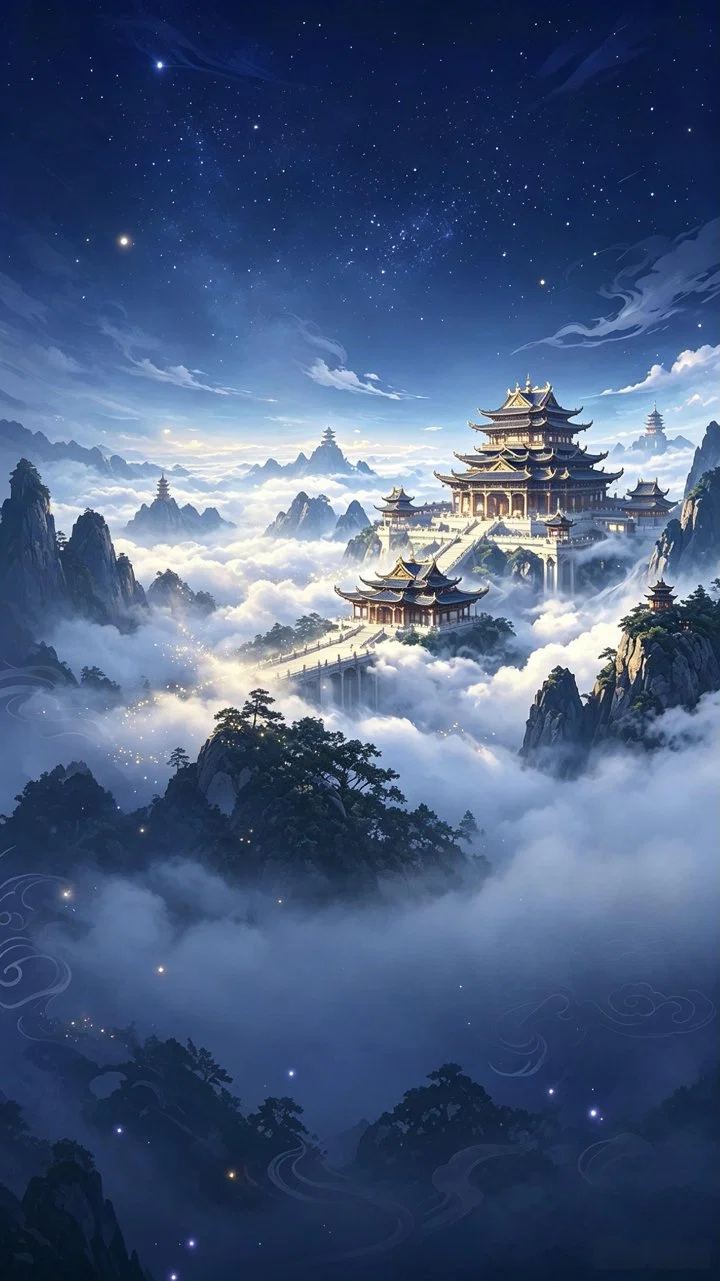
#> input picture assets/background/biejingtu.jpg, 720 x 1281 px
$ python -i inkify_sprite.py   (imports and definitions only)
#> lines starting #> are read from the running program, lines starting #| are printed output that depends on the picture
#> further down, picture is the input picture: PIL image 720x1281 RGB; mean R, G, B 72.4, 91.7, 126.3
"""战斗帧/立绘的水墨化处理（程序化，保持帧对齐）。

原理：不重画结构，只做墨色重映射——把彩色压成五级墨阶（焦/浓/重/淡/清），
保留少量原始色相（石绿、赭石）作为点缀，再叠一层宣纸纤维噪声。
透明通道原样保留，帧边界不动，所以动画不会闪。

用法：
  python3 inkify_sprite.py --src a.png --dst b.png
  python3 inkify_sprite.py --ids nawahuo,linlin --apply
"""
import argparse
import os
import shutil

import numpy as np
from PIL import Image, ImageFilter

GAME = os.path.expanduser("~/Documents/Codex/2026-10-21/n/outputs/recovered-godot-project")

# 五级墨阶：焦、浓、重、淡、清
INK = np.array([
    [28, 26, 24],
    [72, 66, 58],
    [116, 106, 94],
    [166, 154, 140],
    [212, 202, 186],
], dtype=np.float32)


def inkify(im, keep_color=0.30, posterize=True, paper=5.0):
#> called with keep_color = 0.3, posterize = True, paper = 5
    im = im.convert("RGBA")
    arr = np.asarray(im).astype(np.float32)
    rgb, alpha = arr[..., :3], arr[..., 3:]
#> alpha: shape (1281, 720, 1) float32; every value is 255

    lum = rgb @ np.array([0.299, 0.587, 0.114], dtype=np.float32)
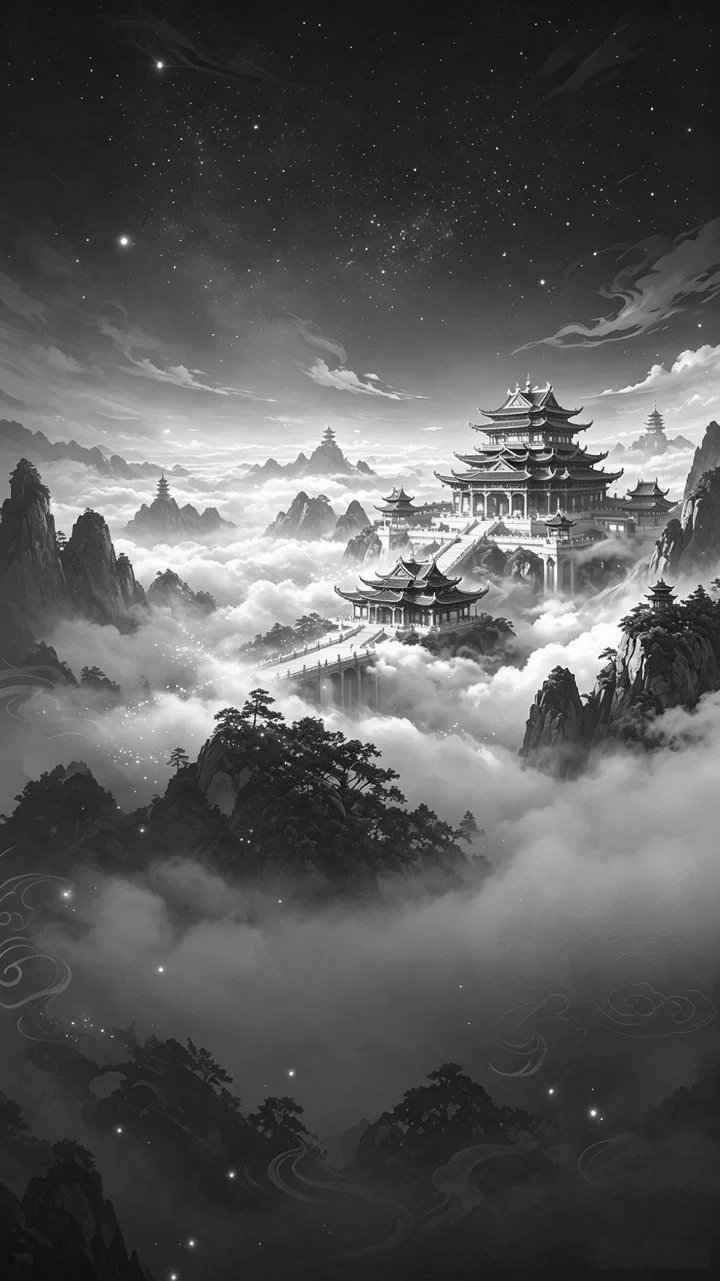
#> lum: shape (1281, 720) float32; min 2.77, max 255, mean 89.9
    # 去饱和：往灰度收，但留 keep_color 比例的原始色相
    gray = np.repeat(lum[..., None], 3, axis=2)
    base = gray * (1 - keep_color) + rgb * keep_color

    # 把亮度映射到五级墨阶
    l0, l1 = float(lum.min()), float(lum.max())
#> l0 = 2.77; l1 = 255
    t = (lum - l0) / max(1e-6, (l1 - l0))
    idx = np.clip((t * 4.999).astype(np.int32), 0, 4)
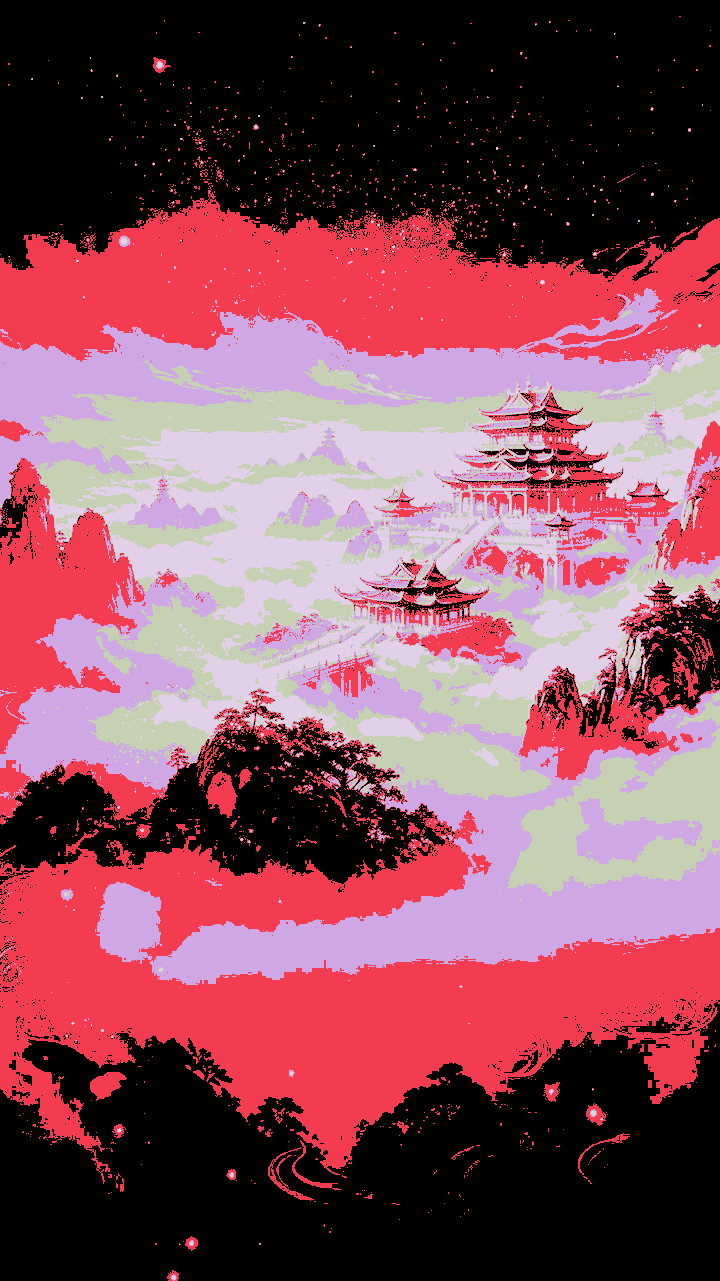
#> idx: shape (1281, 720) int32; 5 distinct labels, from 0 to 4; one colour per label, 0 black
    ink = INK[idx]
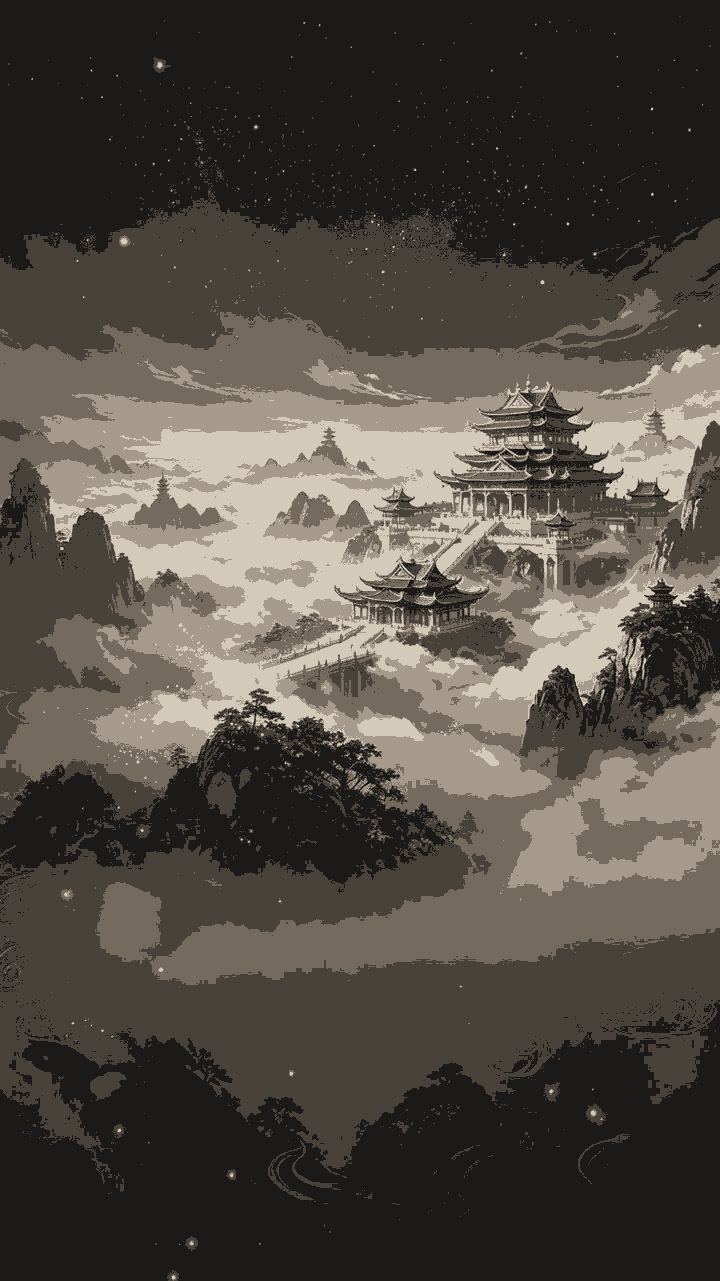
#> ink: shape (1281, 720, 3) float32; mean of channels 0, 1, 2 82.2, 74.4, 67.8; drawn as R, G, B

    # 保留一点原始色的走向：按 base 与灰度的差做微调
    tint = (base - gray) * 0.55
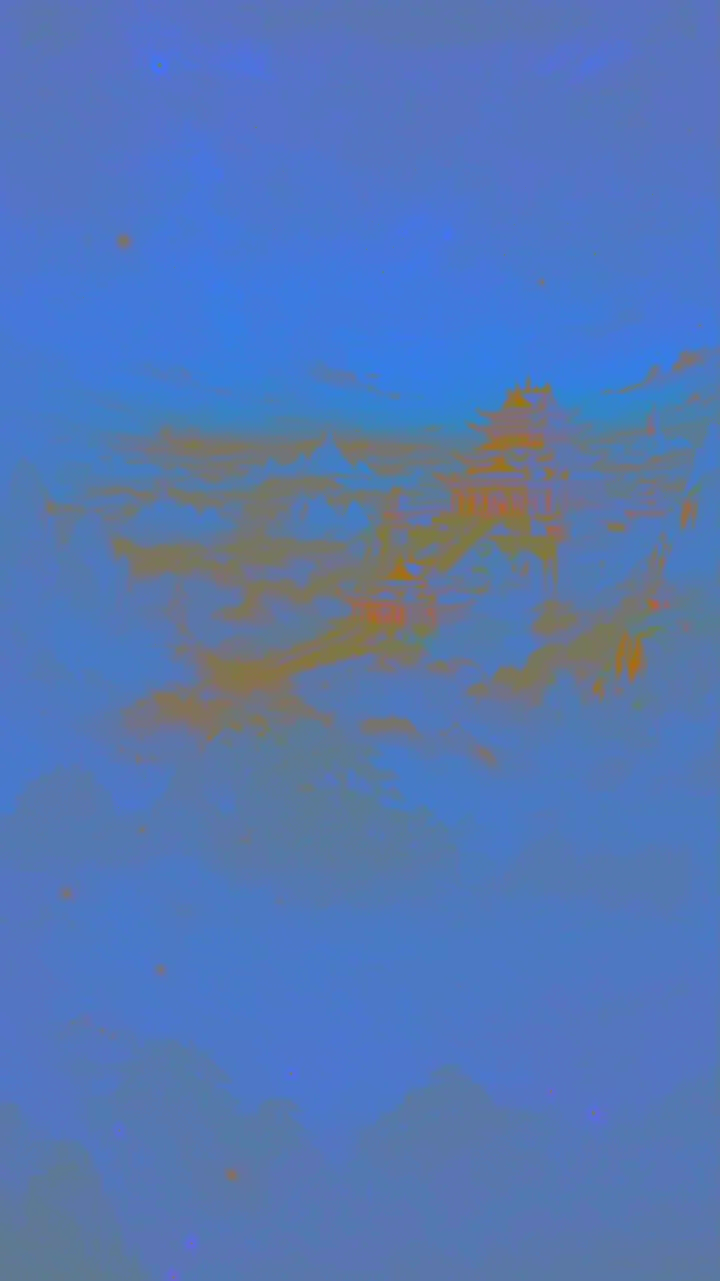
#> tint: shape (1281, 720, 3) float32; mean of channels 0, 1, 2 -2.88, 0.304, 6; drawn with min black and max white
    out = ink + tint

    if not posterize:
        # 不量化时改用连续映射，笔画更细腻
        cont = INK[0][None, None, :] * 0 + (INK[-1] - INK[0])[None, None, :] * t[..., None] + INK[0]
        out = cont * 0.5 + out * 0.5

    # 宣纸纤维噪声
    rng = np.random.default_rng(7)
    noise = rng.normal(0, paper, lum.shape)[..., None]
    out = out + noise

    out = np.clip(out, 0, 255)
    res = np.concatenate([out, alpha], axis=2).astype(np.uint8)
    img = Image.fromarray(res, "RGBA")
    # 墨线强化：轻微锐化，让轮廓更挺
    rgb_im = img.convert("RGB").filter(ImageFilter.UnsharpMask(radius=1.2, percent=70, threshold=2))
    rgb_im = rgb_im.convert("RGBA")
#> rgb_im: PIL image 720x1281 RGBA
    rgb_im.putalpha(img.split()[-1])
    return rgb_im


def process(src, dst, **kw):
    im = Image.open(src)
    out = inkify(im, **kw)
    out.save(dst)
    return dst


def main():
    ap = argparse.ArgumentParser()
    ap.add_argument("--src")
    ap.add_argument("--dst")
    ap.add_argument("--ids", help="逗号分隔的怪物 id，处理 pets 与 sprites 下全部文件")
    ap.add_argument("--apply", action="store_true")
    ap.add_argument("--keep-color", type=float, default=0.30)
    a = ap.parse_args()

    if a.ids:
        ids = [x.strip() for x in a.ids.split(",") if x.strip()]
        jobs = []
        for pid in ids:
            for sub in ("pets", "sprites"):
                d = os.path.join(GAME, "assets", sub)
                for f in sorted(os.listdir(d)):
                    if f.startswith(pid) and f.endswith(".png"):
                        jobs.append(os.path.join(d, f))
        print(f"待处理 {len(jobs)} 个文件")
        for p in jobs:
            rel = os.path.relpath(p, GAME)
            out = p.replace(".png", "_ink.png") if not a.apply else p
            process(p, out, keep_color=a.keep_color)
            if a.apply:
                print("  覆盖", rel)
        if not a.apply:
            print("预览完成（未替换）；--apply 才会覆盖原文件")
        return

    if not a.src or not a.dst:
        ap.error("需要 --src/--dst 或 --ids")
    process(a.src, a.dst, keep_color=a.keep_color)
    print("ok", a.dst)


# [2 lines not run here, left out]

>>> from PIL import Image
>>> picture = Image.open('../assets/background/biejingtu.jpg')
>>> result = inkify(picture)

$ run again, on assets/backgrounds/九曲回廊.jpg
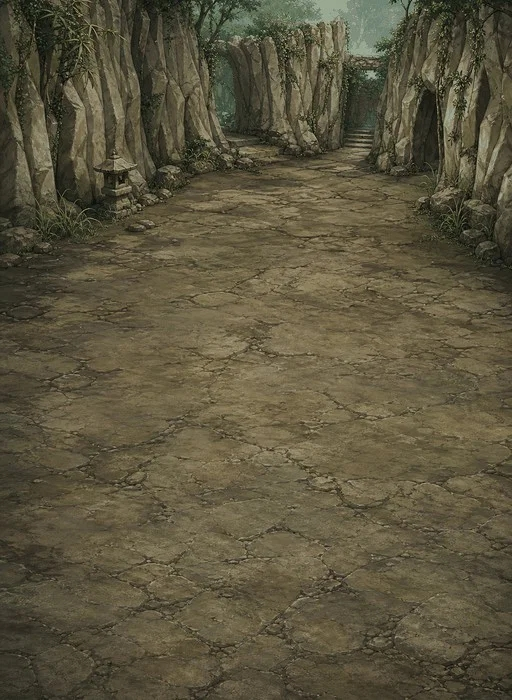
#> input picture assets/backgrounds/九曲回廊.jpg, 512 x 700 px
#> picture is the input picture: PIL image 512x700 RGB; mean R, G, B 91.4, 84.8, 62.1
#> alpha: shape (700, 512, 1) float32; every value is 255
#> in inkify, `lum = rgb @ np.array([0.299, 0.587, 0.114], dtype=np.float32)`:
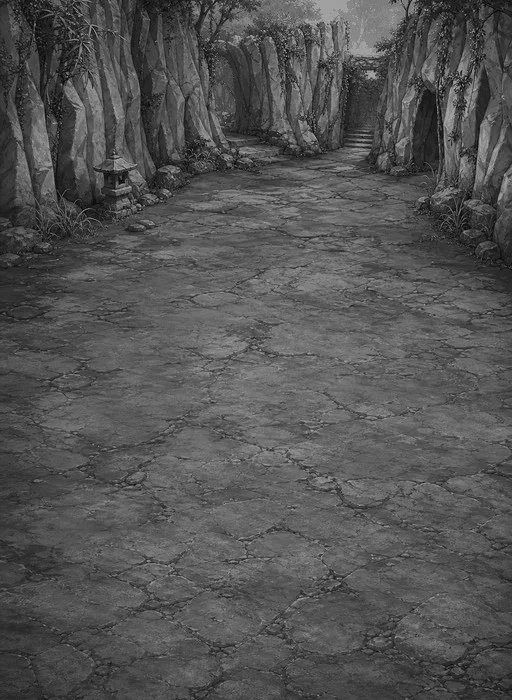
#> lum: shape (700, 512) float32; min 2.65, max 172.9, mean 84.2
#> l0 = 2.65; l1 = 172.9
#> in inkify, `tint = (base - gray) * 0.55`:
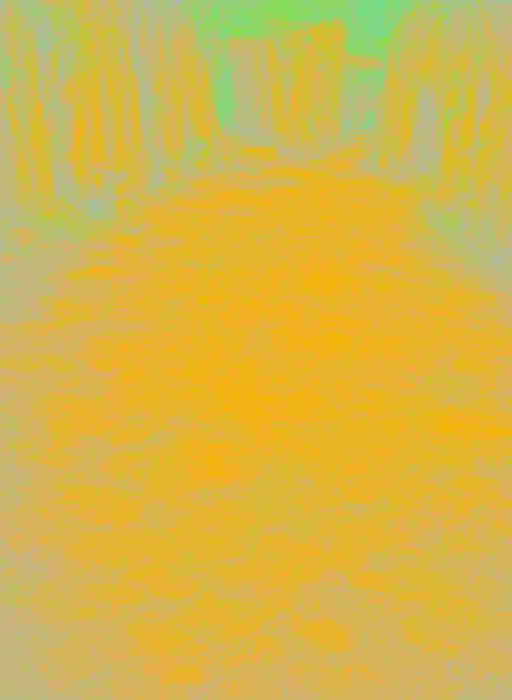
#> tint: shape (700, 512, 3) float32; mean of channels 0, 1, 2 1.19, 0.103, -3.65; drawn with min black and max white
